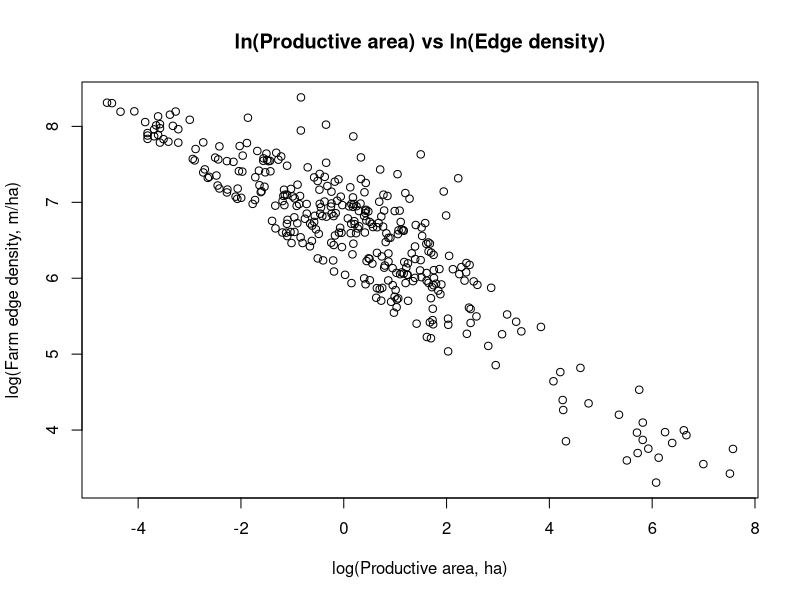
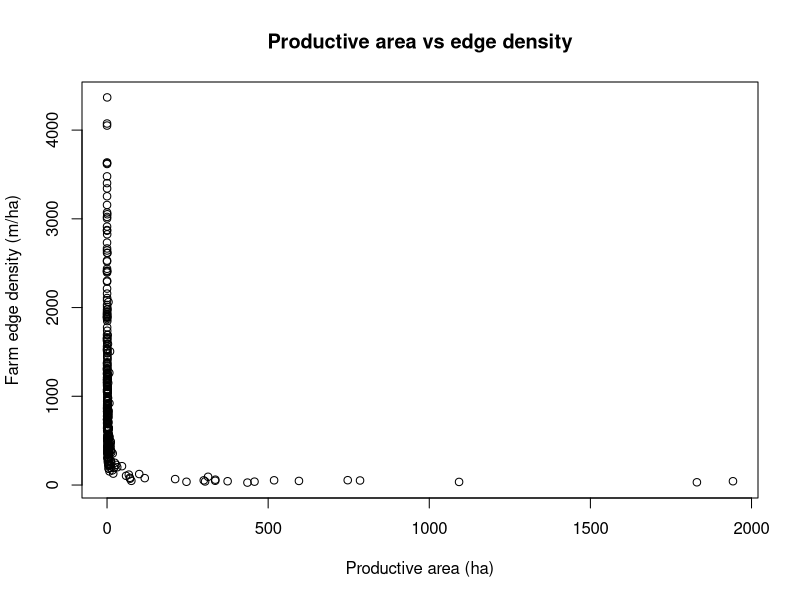
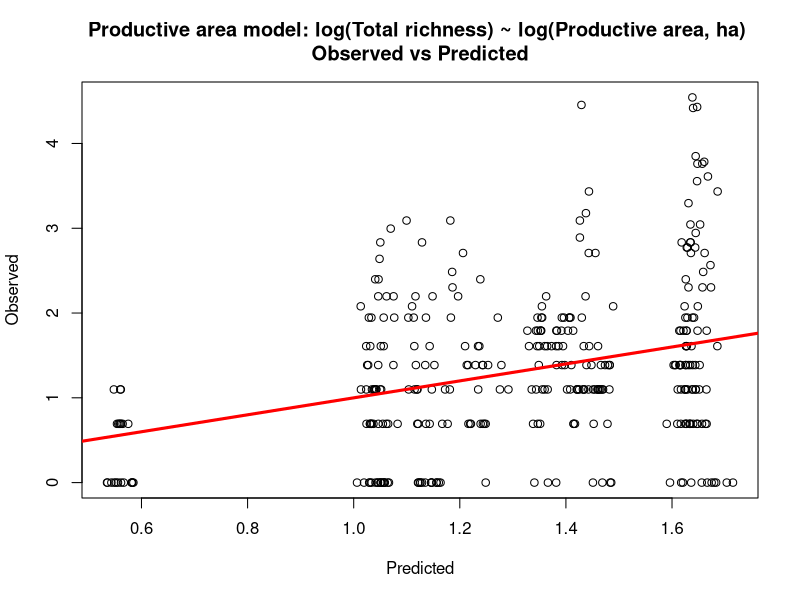
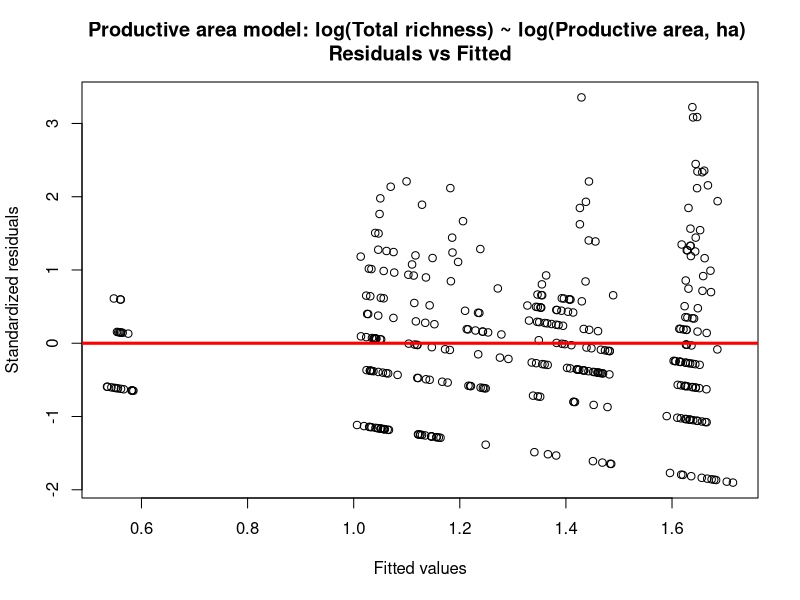
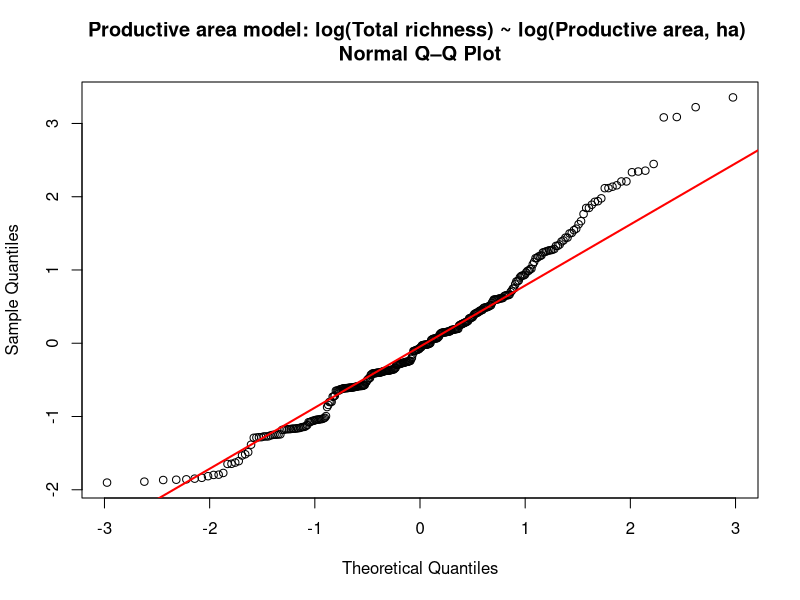
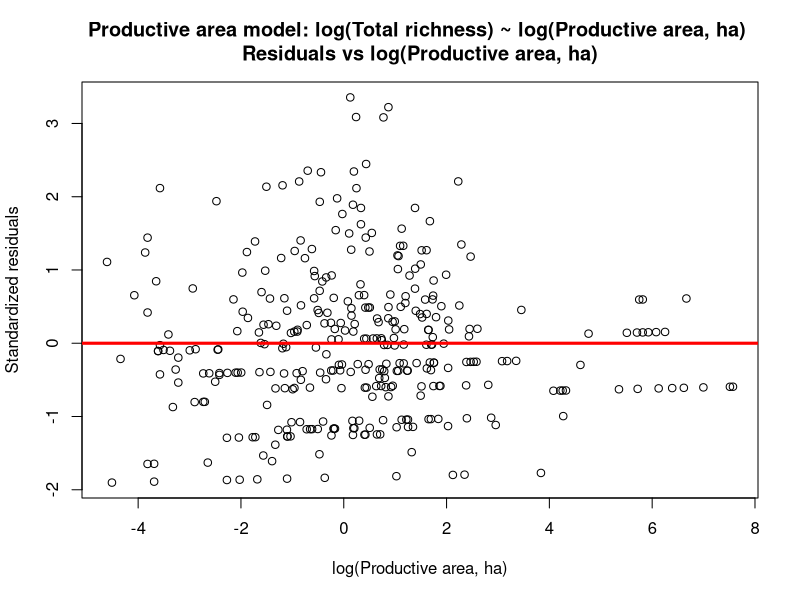
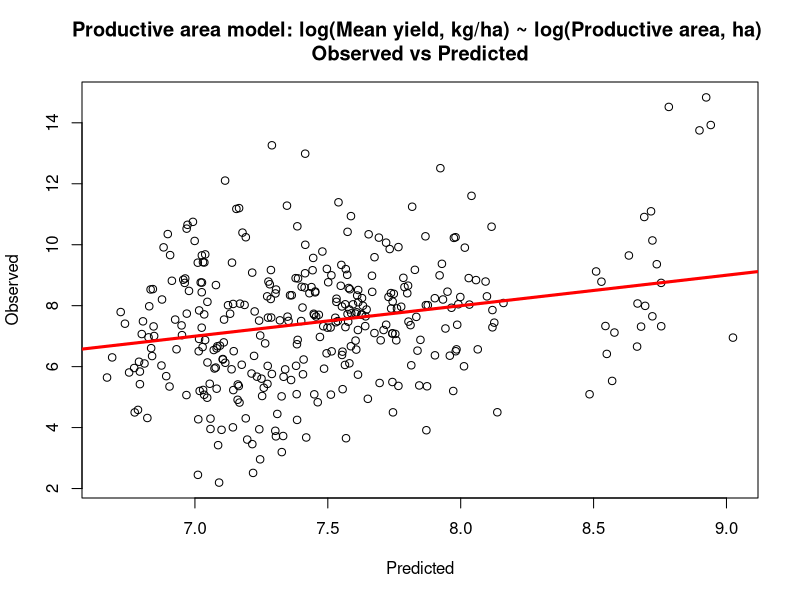
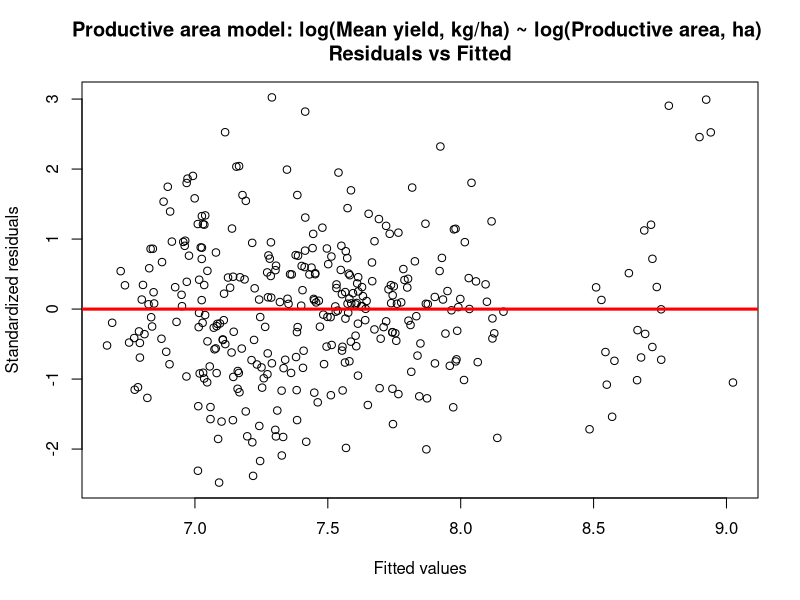

These figures' R source, in order:
############################################################
# Purpose:
#   - Load farm-level dataset
#   - Create log-transformed response and predictor variables
#   - Explore correlation between productive area and edge density
#   - Fit linear mixed-effects models (LMMs) with country as a random effect:
#       * Richness, yield, and nutritional metrics ~ productive area
#       * Richness, yield, and nutritional metrics ~ farm edge density
#   - Produce basic diagnostic plots for each model
############################################################

# ---- 0. Load packages ----
library(readxl)  # read Excel files
library(dplyr)   # data wrangling
library(lme4)    # linear mixed-effects models

# ---- 1. Read farm-level dataset ----
farm_level <- read_excel("data/Aug_farm_level.xlsx")

# Optional: inspect structure
# str(farm_level)

# ---- 2. Factor conversion and log transforms ----
farm_level <- farm_level %>%
  mutate(
    # identifiers and grouping factors
    farm_number        = as.factor(farm_number),
    country_name       = as.factor(country_name),

    # log-transformed predictors
    ln_prod_area  = log(farm_productive_area_ha),
    ln_farm_edge  = log(farm_edge_density_m_ha),

    # log-transformed responses
    ln_total_rich = log(total_richness),
    ln_yield      = log(mean_yield_kg_ha),
    ln_prot       = log(mean_prot_kg_ha   + 1),
    ln_lip        = log(mean_lip_kg_ha    + 1),
    ln_ener       = log(mean_ener_kcal_ha + 1),
    ln_carb       = log(mean_carb_kg_ha   + 1),
    ln_vitc       = log(mean_vitC_kg_ha   + 1)
  )

# Optional: check transformed structure
# str(farm_level)

############################################################
# 2. Correlation between productive area and edge density
############################################################

cor_data <- farm_level %>%
  select(ln_prod_area, ln_farm_edge)

cor(cor_data, method = "pearson")

# Quick visual checks
plot(
  farm_level$ln_prod_area,
  farm_level$ln_farm_edge,
  xlab = "log(Productive area, ha)",
  ylab = "log(Farm edge density, m/ha)",
  main = "ln(Productive area) vs ln(Edge density)"
)

plot(
  farm_level$farm_productive_area_ha,
  farm_level$farm_edge_density_m_ha,
  xlab = "Productive area (ha)",
  ylab = "Farm edge density (m/ha)",
  main = "Productive area vs edge density"
)

############################################################
# 3. Helper function: fit LMM and produce diagnostics
############################################################

fit_lmm_with_diagnostics <- function(resp, pred, data,
                                      resp_label, pred_label,
                                      main_prefix = "") {
  # Build formula: resp ~ pred + (1|country_name)
  form <- as.formula(paste(resp, "~", pred, "+ (1|country_name)"))

  cat("\n============================================\n")
  cat("Model:", deparse(form), "\n")
  cat("============================================\n\n")

  # Fit model
  mod <- lmer(form, data = data)
  print(summary(mod))

  # Residuals and fitted values
  res <- resid(mod, scaled = TRUE)
  fit <- fitted(mod)

  # 1) Observed vs predicted
  plot(
    x = fit, y = data[[resp]],
    xlab = "Predicted",
    ylab = "Observed",
    main = paste(main_prefix, resp_label, "~", pred_label, "\nObserved vs Predicted")
  )
  abline(0, 1, col = "red", lwd = 3)

  # 2) Residuals vs fitted
  plot(
    x = fit, y = res,
    xlab = "Fitted values",
    ylab = "Standardized residuals",
    main = paste(main_prefix, resp_label, "~", pred_label, "\nResiduals vs Fitted")
  )
  abline(0, 0, col = "red", lwd = 3)

  # 3) Normal Q–Q plot of residuals
  qqnorm(res, main = paste(main_prefix, resp_label, "~", pred_label, "\nNormal Q–Q Plot"))
  qqline(res, col = "red", lwd = 2)

  # 4) Residuals vs predictor (for homoscedasticity)
  plot(
    x = data[[pred]], y = res,
    xlab = pred_label,
    ylab = "Standardized residuals",
    main = paste(main_prefix, resp_label, "~", pred_label, "\nResiduals vs", pred_label)
  )
  abline(0, 0, col = "red", lwd = 3)

  invisible(mod)
}

############################################################
# 4. Models with PRODUCTIVE AREA as predictor
#    response ~ ln_prod_area + (1 | country_name)
############################################################

# Richness
mod_riq_area <- fit_lmm_with_diagnostics(
  resp       = "ln_total_rich",
  pred       = "ln_prod_area",
  data       = farm_level,
  resp_label = "log(Total richness)",
  pred_label = "log(Productive area, ha)",
  main_prefix = "Productive area model:"
)

# Yield
mod_yield_area <- fit_lmm_with_diagnostics(
  resp       = "ln_yield",
  pred       = "ln_prod_area",
  data       = farm_level,
  resp_label = "log(Mean yield, kg/ha)",
  pred_label = "log(Productive area, ha)",
  main_prefix = "Productive area model:"
)

# Protein
mod_prot_area <- fit_lmm_with_diagnostics(
  resp       = "ln_prot",
  pred       = "ln_prod_area",
  data       = farm_level,
  resp_label = "log(Mean protein production, kg/ha + 1)",
  pred_label = "log(Productive area, ha)",
  main_prefix = "Productive area model:"
)

# Lipids
mod_lip_area <- fit_lmm_with_diagnostics(
  resp       = "ln_lip",
  pred       = "ln_prod_area",
  data       = farm_level,
  resp_label = "log(Mean lipid production, kg/ha + 1)",
  pred_label = "log(Productive area, ha)",
  main_prefix = "Productive area model:"
)

# Energy
mod_ener_area <- fit_lmm_with_diagnostics(
  resp       = "ln_ener",
  pred       = "ln_prod_area",
  data       = farm_level,
  resp_label = "log(Mean energy production, kcal/ha + 1)",
  pred_label = "log(Productive area, ha)",
  main_prefix = "Productive area model:"
)

# Carbohydrates
mod_carb_area <- fit_lmm_with_diagnostics(
  resp       = "ln_carb",
  pred       = "ln_prod_area",
  data       = farm_level,
  resp_label = "log(Mean carbohydrate production, kg/ha + 1)",
  pred_label = "log(Productive area, ha)",
  main_prefix = "Productive area model:"
)

# Vitamin C
mod_vit_area <- fit_lmm_with_diagnostics(
  resp       = "ln_vitc",
  pred       = "ln_prod_area",
  data       = farm_level,
  resp_label = "log(Mean vitamin C production, kg/ha + 1)",
  pred_label = "log(Productive area, ha)",
  main_prefix = "Productive area model:"
)

############################################################
# 5. Models with FARM EDGE DENSITY as predictor
#    response ~ ln_farm_edge + (1 | country_name)
############################################################

# Richness
mod_riq_edge <- fit_lmm_with_diagnostics(
  resp       = "ln_total_rich",
  pred       = "ln_farm_edge",
  data       = farm_level,
  resp_label = "log(Total richness)",
  pred_label = "log(Farm edge density, m/ha)",
  main_prefix = "Edge-density model:"
)

# Yield
mod_yield_edge <- fit_lmm_with_diagnostics(
  resp       = "ln_yield",
  pred       = "ln_farm_edge",
  data       = farm_level,
  resp_label = "log(Mean yield, kg/ha)",
  pred_label = "log(Farm edge density, m/ha)",
  main_prefix = "Edge-density model:"
)

# Protein
mod_prot_edge <- fit_lmm_with_diagnostics(
  resp       = "ln_prot",
  pred       = "ln_farm_edge",
  data       = farm_level,
  resp_label = "log(Mean protein production, kg/ha + 1)",
  pred_label = "log(Farm edge density, m/ha)",
  main_prefix = "Edge-density model:"
)

# Lipids
mod_lip_edge <- fit_lmm_with_diagnostics(
  resp       = "ln_lip",
  pred       = "ln_farm_edge",
  data       = farm_level,
  resp_label = "log(Mean lipid production, kg/ha + 1)",
  pred_label = "log(Farm edge density, m/ha)",
  main_prefix = "Edge-density model:"
)

# Energy
mod_ener_edge <- fit_lmm_with_diagnostics(
  resp       = "ln_ener",
  pred       = "ln_farm_edge",
  data       = farm_level,
  resp_label = "log(Mean energy production, kcal/ha + 1)",
  pred_label = "log(Farm edge density, m/ha)",
  main_prefix = "Edge-density model:"
)

# Carbohydrates
mod_carb_edge <- fit_lmm_with_diagnostics(
  resp       = "ln_carb",
  pred       = "ln_farm_edge",
  data       = farm_level,
  resp_label = "log(Mean carbohydrate production, kg/ha + 1)",
  pred_label = "log(Farm edge density, m/ha)",
  main_prefix = "Edge-density model:"
)

# Vitamin C
mod_vit_edge <- fit_lmm_with_diagnostics(
  resp       = "ln_vitc",
  pred       = "ln_farm_edge",
  data       = farm_level,
  resp_label = "log(Mean vitamin C production, kg/ha + 1)",
  pred_label = "log(Farm edge density, m/ha)",
  main_prefix = "Edge-density model:"
)

############################################################
# End of script
############################################################